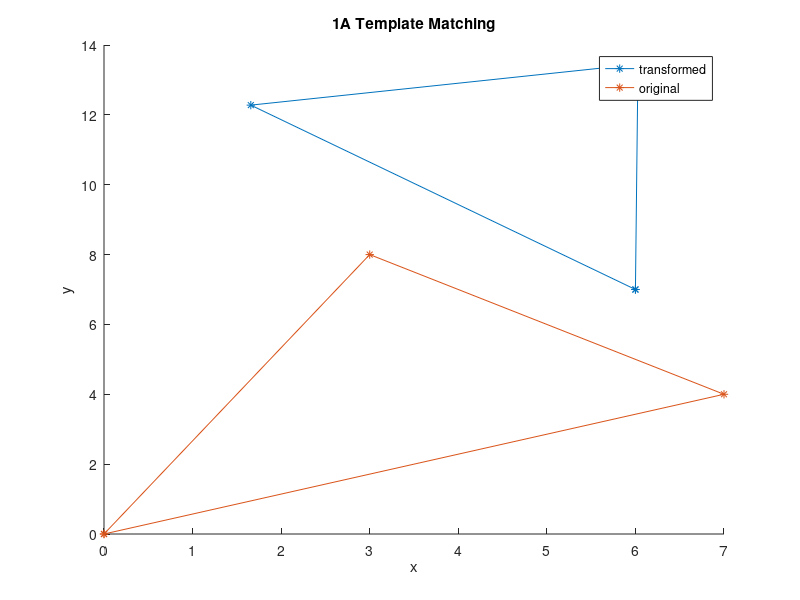

This chart was generated by the following MATLAB code: (Note: this script raises an error after producing the figure.)
%% HW 2 - ME 6406 Machine Vision
% by Cody Houff
% 9/28/21

%% Problem 1a 
% Forward Transformation
clc
clear
close all

%Given
x_old = [0,7,3,0]
y_old = [0,4,8,0]

theta = (60 *pi) /180;
k = 0.8;
xd = 6;
yd = 7;
xc =0;
yc = 0;

   
x_new = k* cos(theta)* x_old - k*sin(theta)* y_old + xc +xd
y_new = k* sin(theta)* x_old + k*cos(theta)* y_old + yc +yd 

figure()
hold on
title('1A Template Matching')
xlabel('x'); ylabel('y');
plot(x_new(:), y_new(:),'*-')
plot(x_old(:), y_old(:),'*-')
legend('transformed', 'original')


%% Problem 1b
%Find k, theta, xd, yd
clc
clear
close all

xy_old = [0,7,3;0,4,8]'
xy_new =[6.0000,6.0287,1.6574; 7.0000,13.4497,12.2785]'

xc = 0;
yc = 0;

m =1;
for n= 1:3:3


A = [xy_old(n,m),    -xy_old(n,m+1),   1, 0;
     xy_old(n,m+1),   xy_old(n,m),     0, 1;
     xy_old(n+1,m),  -xy_old(n+1,m+1), 1, 0;
     xy_old(n+1,m+1), xy_old(n+1,m),   0, 1];
  
R = [xy_new(n,m),xy_new(n,m+1),xy_new(n+1,m),xy_new(n+1,m+1)]';

Q = inv(A'*A)*A'*R;

k = sqrt(Q(1)^2+Q(2)^2)
theta = atand(Q(2)/Q(1))
xd = Q(3) - xc 
yd = Q(4) - yc
end



%% Problem 1c
%triangles
clc
clear
close all


points = nchoosek([1 2 3 4 5],3)';
t_points = points(:);
x_old_list = [2 6 8 5 -3]';
y_old_list = [0 2 6 8 5]';

xy_old = [x_old_list(t_points),y_old_list(t_points)];
x_old = x_old_list(t_points);
y_old = y_old_list(t_points);

%align the triangle points correctly, in the right order
for n = 1:3:size(t_points,1)-2
    
    t_point1 = t_points(n);
    t_point2 = t_points(n+1);
    t_point3 = t_points(n+2);
    
    L_12 = sqrt((x_old(n)-x_old(n+1))^2+((y_old(n)-y_old(n+1))^2));
    L_23 = sqrt((x_old(n+1)-x_old(n+2))^2+((y_old(n+1)-y_old(n+2))^2));
    L_13 = sqrt((x_old(n)-x_old(n+2))^2+((y_old(n)-y_old(n+2))^2));
    L_sort = sort([L_12, L_23, L_13],'descend');

        if (L_sort(1) == L_12)
            %disp("length_12")
            new_t_point3 = t_point3; %let 3 <- 3
            
            a = xy_old(n+2,:); %outside point
            b = xy_old(n,:);
            c = xy_old(n+1,:);
            C = cross([b-a,0],[c-a,0]);
            %C(3)
            if (C(3)>0)
                new_t_point1 = t_point1; %let 1 <- 1, b
                new_t_point2 = t_point2; %let 2 <- 2, c
            else
                new_t_point1 = t_point2; %let 1 <- 2, c
                new_t_point2 = t_point1; %let 2 <- 1, b                    
            end
            
        elseif (L_sort(1) == L_23)
            %disp("length_23")
            new_t_point3 = t_point1; %let 3 <- 1
            
            a = xy_old(n,:); %outside point
            b = xy_old(n+1,:);
            c = xy_old(n+2,:);
            C = cross([b-a,0],[c-a,0]);
            %C(3)
            if (C(3)>0)
                new_t_point1 = t_point2; %let 1 <- 2, b
                new_t_point2 = t_point3; %let 2 <- 3, c
            else
                new_t_point2 = t_point3; %let 2 <- 3, c
                new_t_point1 = t_point2; %let 1 <- 2, b                    
            end
        
        else
            %disp("length_13")
            new_t_point3 = t_point2; %let 3 <- 2
           
            a = xy_old(n+1,:); %outside point
            b = xy_old(n,:);
            c = xy_old(n+2,:);
            C = cross([b-a,0],[c-a,0]);
            %C(3)
            if (C(3)>0)
                new_t_point1 = t_point1; %let 1 <- 1, b
                new_t_point2 = t_point3; %let 2 <- 3, c
            else
                new_t_point1 = t_point3; %let 1 <- 3, c
                new_t_point2 = t_point1; %let 2 <- 1, b                    
            end 
        end
        
    new_t_points(n) = new_t_point1;
    new_t_points(n+1) = new_t_point2;
    new_t_points(n+2) = new_t_point3;     
end

new_t_points = new_t_points'; %correctly sorted triangle points

xy_old_sorted = [x_old_list(new_t_points),y_old_list(new_t_points)];
x_old_sorted = x_old_list(new_t_points);
y_old_sorted = y_old_list(new_t_points);


x_goal = [2.28, 10.621, 9.545]';
y_goal = [16.28, 10.318, 15.576]';
xy_goal = [x_goal,y_goal];

xc = 0;
yc = 0;
z=1;
for n= 1:3:28

A = [x_old_sorted(n),    -y_old_sorted(n),   1, 0;
     y_old_sorted(n),   x_old_sorted(n),     0, 1;
     x_old_sorted(n+1),  -y_old_sorted(n+1), 1, 0;
     y_old_sorted(n+1), x_old_sorted(n+1),   0, 1];
   
   
    R = [x_goal(1),y_goal(1),x_goal(2),y_goal(2)]';
       
    Q = inv(A'*A)*A'*R;
       
    k = sqrt(Q(1)^2+Q(2)^2);
    theta = atan2d(Q(2),Q(1));
    xd = Q(3) - xc; 
    yd = Q(4) - yc;
     
    x_old_changed(n) = k* cosd(theta)* x_old_sorted(n) - k*sind(theta)* y_old_sorted(n) + xc +xd;
    x_old_changed(n+1) = k* cosd(theta)* x_old_sorted(n+1) - k*sind(theta)* y_old_sorted(n+1) + xc +xd;
    x_old_changed(n+2) = k* cosd(theta)* x_old_sorted(n+2) - k*sind(theta)* y_old_sorted(n+2) + xc +xd;
    
    y_old_changed(n) = k* sind(theta)* x_old_sorted(n) + k*cosd(theta)* y_old_sorted(n) + yc +yd; 
    y_old_changed(n+1) = k* sind(theta)* x_old_sorted(n+1) + k*cosd(theta)* y_old_sorted(n+1) + yc +yd; 
    y_old_changed(n+2) = k* sind(theta)* x_old_sorted(n+2) + k*cosd(theta)* y_old_sorted(n+2) + yc +yd; 
    
    E1 = sqrt((x_old_changed(n)-x_goal(1))^2+(y_old_changed(n)-y_goal(1))^2);
    E2 = sqrt((x_old_changed(n+1)-x_goal(2))^2+(y_old_changed(n+1)-y_goal(2))^2);
    E3 = sqrt((x_old_changed(n+2)-x_goal(3))^2+(y_old_changed(n+2)-y_goal(3))^2); 
    E = E1 + E2 + E3;
 
   table(z,:)= [E,xd,yd,k,theta,new_t_points(n),new_t_points(n+1),new_t_points(n+2)];%,x_old_changed(n),y_old_changed(n),x_old_changed(n+1),y_old_changed(n+1),x_old_changed(n+2),y_old_changed(n+2)]; 
   z = z+1;
end

sorted_table = sortrows(table);
Latency_Table = array2table(sorted_table);
Latency_Table.Properties.VariableNames = ["Error","xd","yd","k","theta","#1","#2","#3"] %,"x1f","y1f","x2f","y2f","x3f","y3f"]

best_triangle = array2table(sorted_table(1,:));
best_triangle.Properties.VariableNames = ["Error","xd","yd","k","theta","#1","#2","#3"] %,"x1f","y1f","x2f","y2f","x3f","y3f"]

'4 1 2, triangle is the best match' 

%% Problem 2a
% rho-theta signature
clc
clear
close all

image = imread('HW2.png');
bw_image = rgb2gray(image); %grayscale

threshold = 50/255; %255 because it is an 8 bit image

bi_image = ~imbinarize(bw_image, threshold); %this makes a binary image and the "~" creates a white object with black background

store_centroid = regionprops(bi_image,'centroid'); %calculates centroid 

centroid = cat(1,store_centroid.Centroid); %obtaining the centroid values

cx = centroid(1);
cy = centroid(2);

bound = bwboundaries(bi_image, 8, 'noholes');

rho = [];
theta = [];
for j = bound{1}(:,1)
    for i = bound{1}(:,2)
        theta = atan2d(j-cx,i-cy);
        rho = sqrt((i-cx).^2 + (j-cy).^2);
    end
end


figure()
plot(1:length(rho), rho, '.')

figure()
[Peaks,Loc] = findpeaks(rho,'MinPeakHeight', 73, 'MinPeakDistance', 20);

imshow(bi_image);
hold on
plot(centroid(:,1),centroid(:,2),'b.'); %plot the centroids

y = bound{1}(:,1);
x = bound{1}(:,2);
scatter(x(Loc), y(Loc),250,'g*');
plot(x,y);
text(x(Loc)-5, y(Loc)-10, strcat(int2str(x(Loc)), ',', int2str(y(Loc))),'Color','red');
hold off


%% Problem 2b 
% median length
clc
clear
close all
image = imread('HW2.png');

bw_image = rgb2gray(image); % converting the image to greyscale

threshold = 50/255;
bin_image = imcomplement(im2bw(bw_image,threshold)); % binarizing the image

store_centroid2 = regionprops(bin_image, 'centroid'); % find the centroid

centroid2 = cat(1,store_centroid2.Centroid);
cx = centroid2(1);
cy = centroid2(2);

bound = bwboundaries(bin_image, 8, 'noholes');
y = bound{1}(:,1);
x = bound{1}(:,2);

edge = [x y];

G = zeros(length(x),1); % an empty vector for storing values

dist = 50; % the average distance of points on each side

for n = 1:length(edge)
    
    % a matrix of the indices that to be compared
    comp = n-dist:1:n+dist;
    % wrapping around indices
    comp(comp<1) = comp(comp<1)+length(edge);
    comp(comp>length(edge)) = comp(comp>length(edge))-length(edge);
    
    % mean position on each side
    point_ax = mean(x(comp(1:dist)));
    point_ay = mean(y(comp(1:dist)));
    
    point_bx = mean(x(comp(dist+2:end)));
    point_by = mean(y(comp(dist+2:end)));
    
    point_x = x(n);
    point_y = y(n);
    
    % the main equations for the median of a triangle
    c = sqrt((point_ax-point_bx)^2 + (point_ay-point_by)^2);
    b = sqrt((point_x-point_bx)^2 + (point_y-point_by)^2);
    a = sqrt((point_ax-point_x)^2 + (point_ay-point_y)^2);
    
    G(n) = 1/2*sqrt(2*a^2 + 2*b^2 - c^2);
    
end
figure()
plot(1:length(G), G, '.')

% the 6 most prominent peaks
[pks, locs, w, p] = findpeaks(G);
pknum = size(pks,1);
[pksnew, sortlocs] = sort(p, 'descend');

locs = locs(sortlocs);
locs = locs(1:6);

figure()
imshow(bin_image)

hold on
plot(cx,cy,'b*')
plot(x, y, 'r')
scatter(x(locs), y(locs), 'g*')
text(x(locs)-15, y(locs)-15, strcat(int2str(x(locs)), ', ', int2str(y(locs))), 'Color', 'red');

corners = edge(locs,:)


%% Problem 2c 
% curvature
clc
clear
close all

image = imread('HW2.png');

image_bw = rgb2gray(image); % convert the image to greyscale

threshold = 50/255;
image_bin = imcomplement(im2bw(image_bw,threshold)); % binarize the image

store_centroid3 = regionprops(image_bin, 'centroid'); %find the centroid

centroid = cat(1,store_centroid3.Centroid);
cx = centroid(1);
cy = centroid(2);

bound = bwboundaries(image_bin, 8, 'noholes');
y = bound{1}(:,1);
x = bound{1}(:,2);

edge = [x y];

% sigma value for the gaussian filter 
sigma = 5; % sigma value
mask_size = 2*3*sigma + 1; % mask size

% gaussian kernel
store_centroid3 = -mask_size:mask_size;
gauss = (1/(2*pi*sigma^2))*exp(-store_centroid3.^2/(2*sigma^2));

% adding extra to the vectors with values from the opposite end 
x_extra = [x(end-mask_size:end); x; x(1:mask_size)];
y_extra = [y(end-mask_size:end); y; y(1:mask_size)];

% convolute with the gaussian kernel
convolute_x = conv(x_extra, gauss, 'same');
convolute_y = conv(y_extra, gauss, 'same');
figure()

% subtract the extra
x_conv_values = convolute_x(mask_size:end-mask_size);
y_conv_values = convolute_y(mask_size:end-mask_size);
scatter(x_conv_values, y_conv_values, '.')

% calculate the curvature
xdot = diff(x_conv_values);
ydot = diff(y_conv_values);
xddot = diff(xdot);
yddot = diff(ydot);

c = xdot(1:end-1).*yddot - ydot(1:end-1).*xddot;

figure()
plot(1:length(c), c)

% find the 6 most prominent peaks
[peaks, locations, w, p] = findpeaks(c);
pknum = size(peaks,1);
[newpeaks, locations_sorted] = sort(p, 'descend');

locations = locations(locations_sorted);
locations = locations(1:6);
corners = edge(locations,:)

figure()
imshow(image_bin)

hold on
plot(cx,cy,'g*')
plot(x, y, 'r')
scatter(x(locations), y(locations), 'b*')
text(x(locations)-15, y(locations)-15, strcat(int2str(x(locations)), ', ', int2str(y(locations))), 'Color', 'red');



%% Problem 3a
% Equation
% See attached paper

%% Problem 3b
% Hough Transform

clc
clear
clear tabs

img = imread('Camera.png');

img = im2double(img);

I = rgb2gray(img);

BW=edge(I,'log',[],3);


hx = [-1,-2,-1; 
      0, 0, 0; 
      1, 2, 1];
  
hy = [-1,0, 1;
      -2, 0, 2;
      -1, 0, 1]; 

Gx = imfilter(I,hx);
Gy = imfilter(I,hy);

%round


%figure(2)
%imshow(Gx)

%figure(3)
%imshow(Gy)

%figure(4)
%imshow(BW)

k=1;
G = zeros(700);

[length, width] = size(BW);
for i = 1:length 
	for j = 1:width 
		if BW(i,j) == 1
 
            
            v  = (i*Gx(i,j)+j*Gy(i,j))/(Gx(i,j)^2+Gy(i,j)^2);
            
            x0 = v*Gx(i,j);
            y0 = v*Gy(i,j);
            
            theta = atand(y0/x0);
            p = sqrt(x0^2+y0^2);
            a = -x0/y0;
            b = p/sind(theta);
            
            table(k,:)= [x0,y0,a,b,p,theta]; %
             
           
            y0 = round(y0);
            x0 = round(x0);
            
            G(x0+300,y0+300) = G(x0+300,y0+300)+1;
             
            k = k+1;    
        end
    end
end



%Latency_Table = array2table(table);
%Latency_Table.Properties.VariableNames = ["x0","y0","a","b","p","theta"]

% figure(5)
% imshow(G)
% figure(6)
% surf(G)
%shading interp 
maxval = max(max(G));

[x0_max,y0_max] = find(G==maxval);

x0_max = x0_max-300;
y0_max = y0_max-300;

A = -x0_max/y0_max;
theta = atan2d(y0_max,x0_max);
P = sqrt(x0_max^2+y0_max^2);
b = P/sind(theta);


hold on
imshow(I);
xline = [0, width]
yline = A*xline+b
line(yline,xline)
xlim([0 width])
%ylim([0 height])


%% Problem 3c 
% Hough Transform
clc
clear
clear tabs

image = imread('HW2.png');

image = im2double(image);

image_grey = rgb2gray(image);


hx = [-1,-2,-1; 
      0, 0, 0; 
      1, 2, 1];
  
hy = [-1,0, 1;
      -2, 0, 2;
      -1, 0, 1];

figure()
edge = edge(image_grey,'log',[],3);
imshow(edge)

gx = imfilter(image_grey, hx);
gy = imfilter(image_grey, hy);

Gmag = sqrt(gx.^2 + gy.^2);

[height, width] = size(image_grey);

disp("a")
r_range = 1:2:width;
offset = 500;
accum = (zeros ( width+3*offset, width+3*offset, r_range(end))+1 );
for i = 1:height
    for j = 1:width
        if (edge(i,j)~=0)
            for r = r_range

            c_theta = gx(i,j)/Gmag(i,j);
            s_theta = gy(i,j)/Gmag(i,j);

            x0 = round(i + r*c_theta); % main equations 
            y0 = round(j + r*s_theta); % main equations 

            accum(x0+offset, y0+offset, r) = accum(x0+offset,y0+offset, r)+1;

            end
        end
    end
end


[max_accum, idx_accum] = max(accum(:))
[x0, y0, r0] = ind2sub(size(accum), idx_accum);

x0 = x0 - offset
y0 = y0 - offset
r0

surf(accum(:,:,r0(1)))
shading interp

figure()
imshow(image_grey)
hold on
axis on

p = nsidedpoly(1000, 'Center', [y0 x0], 'Radius', r0); % circle plotting function
plot(p)
xlim([0 width])
ylim([0 height])


